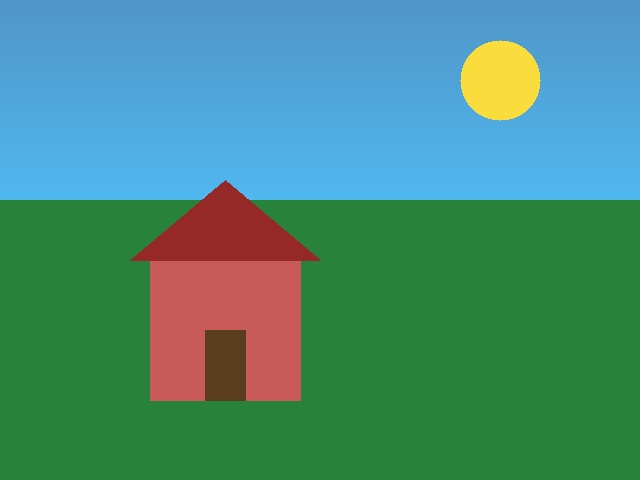
#> input picture images/input.jpg, 640 x 480 px, found by its file name
$ python q22_quantize_2bit.py
#> lines starting #> are read from the running program, lines starting #| are printed output that depends on the picture
### Days 25 Work/_display_helper.py
"""
Shared helper used by every script in this folder.

show(): displays an image in a window with cv2.imshow() when a display is
available (i.e. when you run this on your own PC). On a headless machine
(no monitor / SSH / CI server), it safely skips imshow so the script keeps
running instead of crashing, and the image is still saved with cv2.imwrite
in each script.
"""
import os
import cv2

def show(window_name, img):
    if os.environ.get("DISPLAY") or os.name == "nt":
        try:
            cv2.imshow(window_name, img)
            cv2.waitKey(0)
            cv2.destroyAllWindows()
            return
        except cv2.error:
            pass
    print(f"[no display detected - skipping cv2.imshow for '{window_name}']")

### Days 25 Work/q22_quantize_2bit.py
"""
Q22. Convert an 8-bit grayscale image into a 2-bit quantized image and
     display the result.

Approach:
- Same idea as Q21, but with only 4 (2^2) levels instead of 16.
- step = 256 / 4 = 64, so pixels are grouped into 4 bins: ~0, ~64, ~128,
  ~192.

Important functions:
- NumPy integer division (//), array multiplication, astype(np.uint8)
"""
import cv2
import numpy as np
from _display_helper import show

img = cv2.imread("images/input.jpg")
#> img is the input picture: shape (480, 640, 3); mean B, G, R 124.6, 140.6, 72.1
gray = cv2.cvtColor(img, cv2.COLOR_BGR2GRAY)
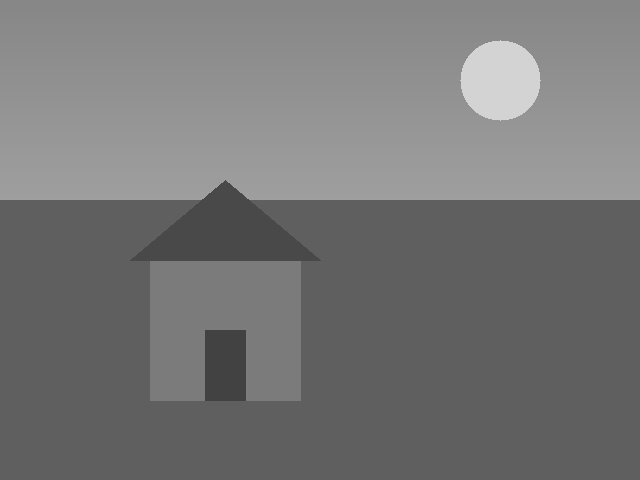
#> gray: shape (480, 640); min 63, max 217, mean 118.3

levels = 4                       # 2^2
step = 256 // levels             # = 64
quantized_2bit = (gray // step) * step
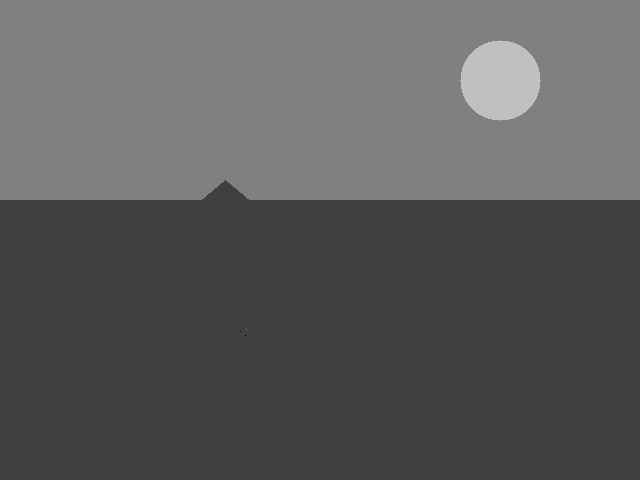
#> quantized_2bit: shape (480, 640); min 0, max 192, mean 91.6
quantized_2bit = quantized_2bit.astype(np.uint8)

show("Q22 - 2-bit Quantized", quantized_2bit)
cv2.imwrite("outputs/q22_quantized_2bit.jpg", quantized_2bit)
print(f"Q22: Unique intensity levels after 2-bit quantization: "
      f"{len(np.unique(quantized_2bit))} (max possible = {levels})")
#| Q22: Unique intensity levels after 2-bit quantization: 4 (max possible = 4)
